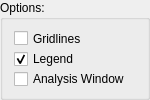
               <widget class="QGroupBox" name="options_groupBox">
                <property name="minimumSize">
                 <size>
                  <width>150</width>
                  <height>100</height>
                 </size>
                </property>
                <property name="maximumSize">
                 <size>
                  <width>150</width>
                  <height>100</height>
                 </size>
                </property>
                <property name="title">
                 <string>Options:</string>
                </property>
                <layout class="QVBoxLayout" name="verticalLayout_3">
                 <item>
                  <widget class="QCheckBox" name="gridlines_checkBox">
                   <property name="text">
                    <string>Gridlines</string>
                   </property>
                   <property name="checked">
                    <bool>false</bool>
                   </property>
                  </widget>
                 </item>
                 <item>
                  <widget class="QCheckBox" name="legend_checkBox">
                   <property name="text">
                    <string>Legend</string>
                   </property>
                   <property name="checked">
                    <bool>true</bool>
                   </property>
                  </widget>
                 </item>
                 <item>
                  <widget class="QCheckBox" name="analysis_checkBox">
                   <property name="text">
                    <string>Analysis Window</string>
                   </property>
                   <property name="checked">
                    <bool>false</bool>
                   </property>
                  </widget>
                 </item>
                </layout>
               </widget>
